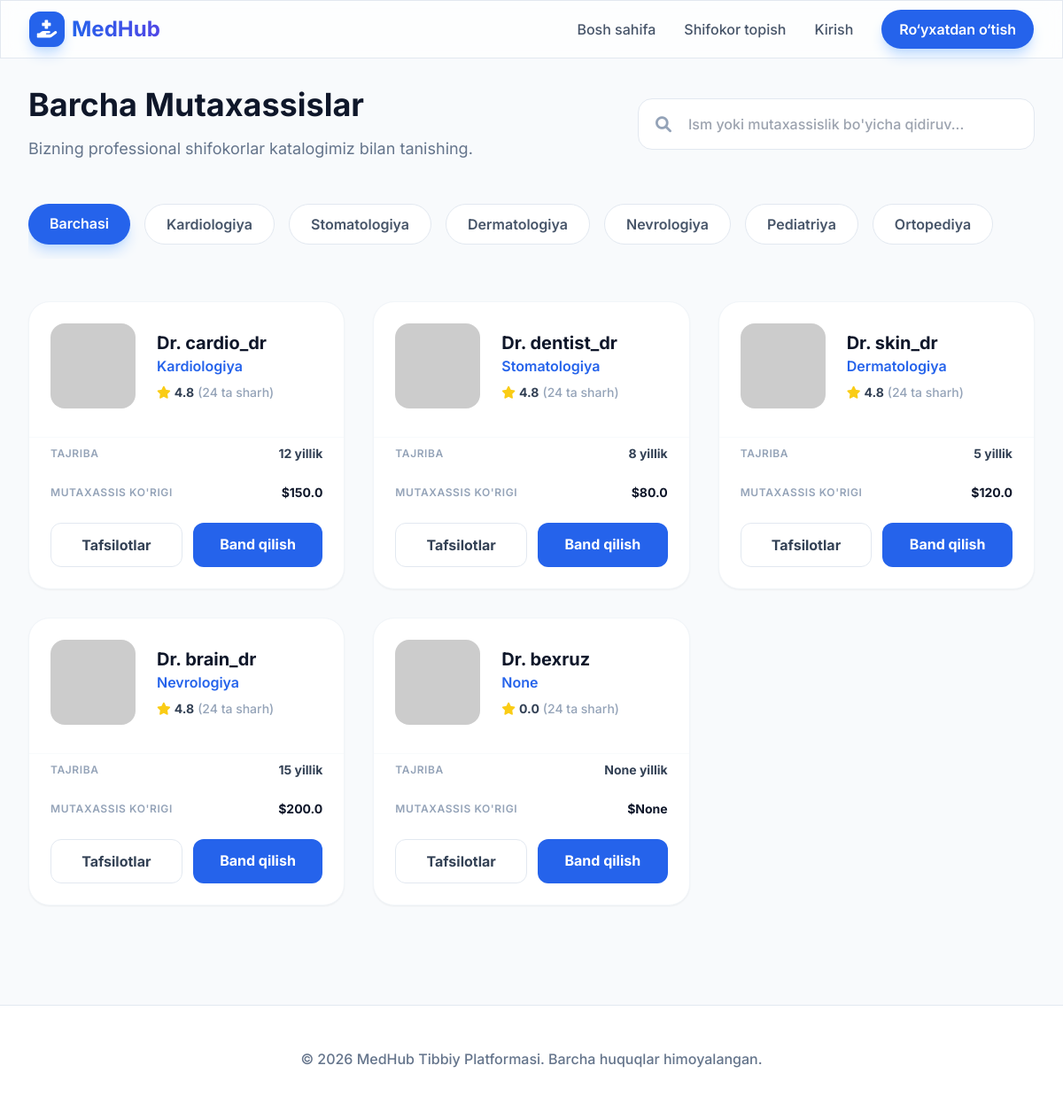
Screenshot of /doctors/list with the database file from the repository.
### app/models.py (models this page shows, shortened)
class Doctor(db.Model):
    id = db.Column(db.Integer, primary_key=True)
    user_id = db.Column(db.Integer, db.ForeignKey('user.id'))
    specialty = db.Column(db.String(100), index=True)
    experience = db.Column(db.Integer) # years
    consultation_fee = db.Column(db.Float)
    rating = db.Column(db.Float, default=0.0)
    appointments = db.relationship('Appointment', backref='doctor', lazy='dynamic', foreign_keys='Appointment.doctor_id')

class User(UserMixin, db.Model):
    id = db.Column(db.Integer, primary_key=True)
    username = db.Column(db.String(64), index=True, unique=True)
    email = db.Column(db.String(120), index=True, unique=True)
    password_hash = db.Column(db.String(128))
    role = db.Column(db.String(20), default='patient') # 'patient' or 'doctor'
    bio = db.Column(db.Text)
    profile_pic = db.Column(db.String(256))
    doctor_profile = db.relationship('Doctor', backref='user', uselist=False)
    appointments_as_patient = db.relationship('Appointment', backref='patient', lazy='dynamic', foreign_keys='Appointment.patient_id')
    messages_sent = db.relationship('Message', backref='sender', lazy='dynamic', foreign_keys='Message.sender_id')
    messages_received = db.relationship('Message', backref='recipient', lazy='dynamic', foreign_keys='Message.recipient_id')
    posts = db.relationship('Post', backref='author', lazy='dynamic')
    comments = db.relationship('Comment', backref='author', lazy='dynamic')
    likes = db.relationship('Like', backref='user', lazy='dynamic')

### app/routes/doctor.py (the view)
@bp.route('/list')
def list_doctors():
    category = request.args.get('category')
    query = request.args.get('q')
    doctors_query = Doctor.query.join(User)
    if category:
        doctors_query = doctors_query.filter(Doctor.specialty == category)
    if query:
        doctors_query = doctors_query.filter(
            (User.username.ilike(f'%{query}%')) |
            (Doctor.specialty.ilike(f'%{query}%'))
        )
    doctors = doctors_query.all()
    return render_template('doctors/list.html', doctors=doctors, category=category, query=query)

### app/templates/doctors/list.html (shortened to what this page needs)
{% extends "base.html" %}
{% block content %}
<div class="space-y-12">
    <div class="flex flex-col md:flex-row md:items-center justify-between gap-6">
        <div class="space-y-4">
            <h1 class="text-4xl font-bold text-slate-900">
                {% if category %} {{ category }} Mutaxassislari {% else %} Barcha Mutaxassislar {% endif %}
            </h1>
            <p class="text-slate-500 text-lg">Bizning professional shifokorlar katalogimiz bilan tanishing.</p>
        </div>
        <form action="{{ url_for('doctor.list_doctors') }}" method="get" class="relative group max-w-md w-full">
            <input type="text" name="q" value="{{ query or '' }}" placeholder="Ism yoki mutaxassislik bo'yicha qidiruv..." class="w-full bg-white border border-slate-200 rounded-2xl px-6 py-4 pl-14 focus:ring-4 focus:ring-blue-100 focus:border-blue-500 outline-none transition-all font-medium">
            <div class="absolute left-5 top-1/2 -translate-y-1/2 text-slate-400 group-focus-within:text-blue-600 transition-colors">
                <i class="fas fa-search text-lg"></i>
            </div>
        </form>
    </div>
    <div class="flex flex-wrap gap-4 overflow-x-auto pb-4">
        <a href="{{ url_for('doctor.list_doctors') }}" class="px-6 py-2.5 rounded-full font-semibold transition-all {% if not category %}bg-blue-600 text-white shadow-lg shadow-blue-200{% else %}bg-white border border-slate-200 text-slate-600 hover:border-blue-600{% endif %}">
            Barchasi
        </a>
        {% for cat_uz in ['Kardiologiya', 'Stomatologiya', 'Dermatologiya', 'Nevrologiya', 'Pediatriya', 'Ortopediya'] %}
        <a href="{{ url_for('doctor.list_doctors', category=cat_uz) }}" class="px-6 py-2.5 rounded-full font-semibold transition-all {% if category == cat_uz %}bg-blue-600 text-white shadow-lg shadow-blue-200{% else %}bg-white border border-slate-200 text-slate-600 hover:border-blue-600{% endif %}">
            {{ cat_uz }}
        </a>
        {% endfor %}
    </div>
    <div class="grid md:grid-cols-2 lg:grid-cols-3 gap-8">
        {% for doctor in doctors %}
        <div class="bg-white rounded-3xl border border-slate-100 shadow-sm overflow-hidden group hover:shadow-xl transition-all">
            <div class="p-6 flex items-center space-x-6">
                {% if doctor.user.profile_pic %}
                <img src="{{ url_for('static', filename=doctor.user.profile_pic) }}" alt="{{ doctor.user.username }}" class="w-24 h-24 rounded-2xl object-cover">
                {% else %}
                <img src="https://i.pravatar.cc/150?u={{ doctor.id }}" alt="{{ doctor.user.username }}" class="w-24 h-24 rounded-2xl object-cover">
                {% endif %}
                <div class="flex-1 min-w-0">
                    <h3 class="text-xl font-bold text-slate-900 truncate">Dr. {{ doctor.user.username }}</h3>
                    <p class="text-blue-600 font-semibold mb-2">{{ doctor.specialty }}</p>
                    <div class="flex items-center space-x-1 text-yellow-400 text-sm">
                        <i class="fas fa-star"></i>
                        <span class="text-slate-700 font-bold ml-1">{{ doctor.rating }}</span>
                        <span class="text-slate-400 font-medium">(24 ta sharh)</span>
                    </div>
                </div>
            </div>
            <div class="px-6 pb-6 pt-2 border-t border-slate-50 mt-2">
                <div class="flex items-center justify-between mb-6">
                    <div class="text-xs font-semibold text-slate-400 uppercase tracking-wider">Tajriba</div>
                    <div class="text-sm font-bold text-slate-700">{{ doctor.experience }} yillik</div>
                </div>
                <div class="flex items-center justify-between mb-6">
                    <div class="text-xs font-semibold text-slate-400 uppercase tracking-wider">Mutaxassis ko'rigi</div>
                    <div class="text-sm font-bold text-slate-900">${{ doctor.consultation_fee }}</div>
                </div>
                <div class="flex gap-3">
                    <a href="{{ url_for('doctor.profile', id=doctor.id) }}" class="flex-1 py-3 text-center border border-slate-200 text-slate-700 rounded-xl font-bold hover:bg-slate-50 transition-all">
                        Tafsilotlar
                    </a>
                    <a href="{{ url_for('doctor.book_appointment', id=doctor.id) }}" class="flex-1 py-3 text-center bg-blue-600 text-white rounded-xl font-bold hover:bg-blue-700 transition-all">
                        Band qilish
                    </a>
                </div>
            </div>
        </div>
        {% endfor %}
    </div>
</div>
{% endblock %}

### app/templates/base.html (shortened to what this page needs)
<!DOCTYPE html>
<html lang="en">
<head>
    <script src="https://cdn.tailwindcss.com"></script>
    <link href="https://cdnjs.cloudflare.com/ajax/libs/font-awesome/6.0.0/css/all.min.css" rel="stylesheet">
</head>
<body class="bg-slate-50 text-slate-900 min-h-screen">
    <nav class="sticky top-0 z-50 glass border-b border-slate-200">
        <div class="max-w-7xl mx-auto px-4 sm:px-6 lg:px-8">
            <div class="flex justify-between h-16">
                <div class="flex items-center">
                    <a href="{{ url_for('main.index') }}" class="flex items-center space-x-2">
                        <div class="w-10 h-10 bg-blue-600 rounded-xl flex items-center justify-center shadow-lg shadow-blue-200">
                            <i class="fas fa-hand-holding-medical text-white text-xl"></i>
                        </div>
                        <span class="text-2xl font-bold bg-gradient-to-r from-blue-600 to-indigo-600 bg-clip-text text-transparent">MedHub</span>
                    </a>
                </div>
                <div class="hidden md:flex items-center space-x-8">
                    <a href="{{ url_for('main.index') }}" class="text-slate-600 hover:text-blue-600 font-medium transition-colors">Bosh sahifa</a>
                    <a href="{{ url_for('doctor.list_doctors') }}" class="text-slate-600 hover:text-blue-600 font-medium transition-colors">Shifokor topish</a>
                    {% if current_user.is_authenticated %}
                    <a href="{{ url_for('chat.index') }}" class="text-slate-600 hover:text-blue-600 font-medium transition-colors">Xabarlar</a>
                    <a href="{{ url_for('main.profile') }}" class="text-slate-600 hover:text-blue-600 font-medium transition-colors">Profil</a>
                    <a href="{{ url_for('auth.logout') }}" class="px-5 py-2.5 bg-slate-100 text-slate-700 rounded-full font-semibold hover:bg-slate-200 transition-all">Chiqish</a>
                    {% else %}
                    <a href="{{ url_for('auth.login') }}" class="text-slate-600 hover:text-blue-600 font-medium transition-colors">Kirish</a>
                    <a href="{{ url_for('auth.register') }}" class="px-5 py-2.5 bg-blue-600 text-white rounded-full font-semibold hover:bg-blue-700 shadow-lg shadow-blue-200 transition-all">Ro‘yxatdan o‘tish</a>
                    {% endif %}
                </div>
            </div>
        </div>
    </nav>
    <main class="max-w-7xl mx-auto px-4 sm:px-6 lg:px-8 py-8">
        {% block content %}{% endblock %}
    </main>
    <footer class="bg-white border-t border-slate-200 mt-20 py-12">
        <div class="max-w-7xl mx-auto px-4 sm:px-6 lg:px-8 text-center">
            <p class="text-slate-500 font-medium">&copy; 2026 MedHub Tibbiy Platformasi. Barcha huquqlar himoyalangan.</p>
        </div>
    </footer>
</body>
</html>

### app/templates/base.html (style rules this page uses)
body { font-family: 'Inter', sans-serif; }
.glass { background: rgba(255, 255, 255, 0.7); backdrop-filter: blur(10px); border: 1px solid rgba(255, 255, 255, 0.2); }

### rows the page displays
Doctor: user.username "cardio_dr", specialty "Kardiologiya", rating "4.8", experience "12", consultation_fee "150.0"
Doctor: user.username "dentist_dr", specialty "Stomatologiya", rating "4.8", experience "8", consultation_fee "80.0"
Doctor: user.username "skin_dr", specialty "Dermatologiya", rating "4.8", experience "5", consultation_fee "120.0"
Doctor: user.username "brain_dr", specialty "Nevrologiya", rating "4.8", experience "15", consultation_fee "200.0"
Doctor: user.username "bexruz", specialty "None", rating "0.0", experience "None", consultation_fee "None"

### other values shown
{{ cat_uz }} "Kardiologiya" "Stomatologiya" "Dermatologiya" "Nevrologiya" "Pediatriya" "Ortopediya"
